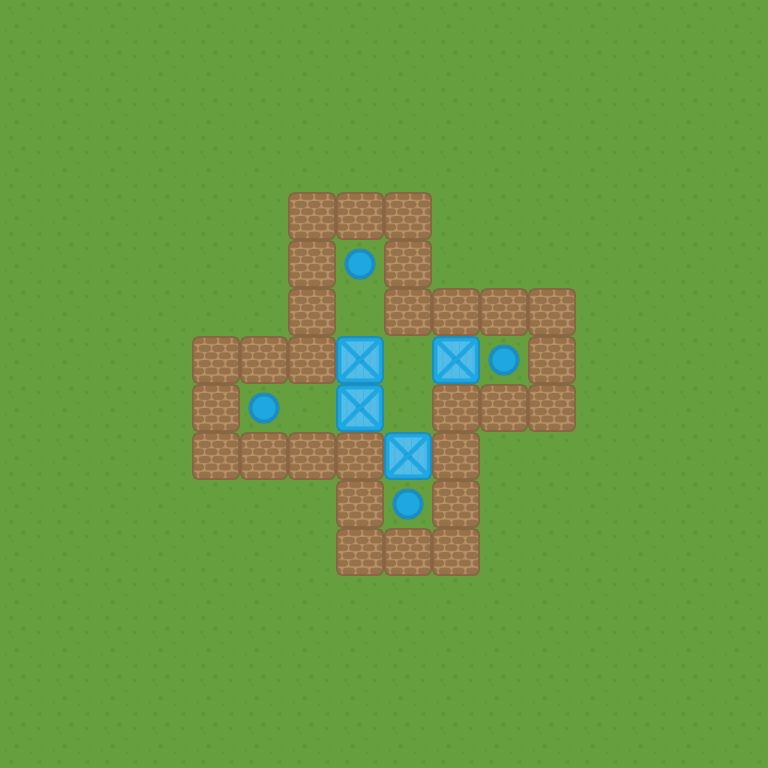

A 2D game scene composited from a Tiled map and its tileset images. What follows is a short description and the map's XML, with every tile layer's data as written:
An orthogonal 16x16 tile map with 48x48 px tiles, 4 tile layers (ground, wall, ball, box) and 1 object (player).

<map version="1.10" tiledversion="1.10.1" orientation="orthogonal" renderorder="right-down" width="16" height="16" tilewidth="48" tileheight="48" infinite="0" nextlayerid="7" nextobjectid="2">
 <tileset firstgid="1" source="mapsprite.tsx" />
 <layer id="1" name="ground" width="16" height="16">
  <data encoding="csv">
5,5,5,5,5,5,5,5,5,5,5,5,5,5,5,5,
5,5,5,5,5,5,5,5,5,5,5,5,5,5,5,5,
5,5,5,5,5,5,5,5,5,5,5,5,5,5,5,5,
5,5,5,5,5,5,5,5,5,5,5,5,5,5,5,5,
5,5,5,5,5,5,5,5,5,5,5,5,5,5,5,5,
5,5,5,5,5,5,5,5,5,5,5,5,5,5,5,5,
5,5,5,5,5,5,5,5,5,5,5,5,5,5,5,5,
5,5,5,5,5,5,5,5,5,5,5,5,5,5,5,5,
5,5,5,5,5,5,5,5,5,5,5,5,5,5,5,5,
5,5,5,5,5,5,5,5,5,5,5,5,5,5,5,5,
5,5,5,5,5,5,5,5,5,5,5,5,5,5,5,5,
5,5,5,5,5,5,5,5,5,5,5,5,5,5,5,5,
5,5,5,5,5,5,5,5,5,5,5,5,5,5,5,5,
5,5,5,5,5,5,5,5,5,5,5,5,5,5,5,5,
5,5,5,5,5,5,5,5,5,5,5,5,5,5,5,5,
5,5,5,5,5,5,5,5,5,5,5,5,5,5,5,5
</data>
 </layer>
 <layer id="2" name="wall" width="16" height="16">
  <data encoding="csv">
0,0,0,0,0,0,0,0,0,0,0,0,0,0,0,0,
0,0,0,0,0,0,0,0,0,0,0,0,0,0,0,0,
0,0,0,0,0,0,0,0,0,0,0,0,0,0,0,0,
0,0,0,0,0,0,0,0,0,0,0,0,0,0,0,0,
0,0,0,0,0,0,3,3,3,0,0,0,0,0,0,0,
0,0,0,0,0,0,3,0,3,0,0,0,0,0,0,0,
0,0,0,0,0,0,3,0,3,3,3,3,0,0,0,0,
0,0,0,0,3,3,3,0,0,0,0,3,0,0,0,0,
0,0,0,0,3,0,0,0,0,3,3,3,0,0,0,0,
0,0,0,0,3,3,3,3,0,3,0,0,0,0,0,0,
0,0,0,0,0,0,0,3,0,3,0,0,0,0,0,0,
0,0,0,0,0,0,0,3,3,3,0,0,0,0,0,0,
0,0,0,0,0,0,0,0,0,0,0,0,0,0,0,0,
0,0,0,0,0,0,0,0,0,0,0,0,0,0,0,0,
0,0,0,0,0,0,0,0,0,0,0,0,0,0,0,0,
0,0,0,0,0,0,0,0,0,0,0,0,0,0,0,0
</data>
 </layer>
 <layer id="3" name="ball" width="16" height="16">
  <data encoding="csv">
0,0,0,0,0,0,0,0,0,0,0,0,0,0,0,0,
0,0,0,0,0,0,0,0,0,0,0,0,0,0,0,0,
0,0,0,0,0,0,0,0,0,0,0,0,0,0,0,0,
0,0,0,0,0,0,0,0,0,0,0,0,0,0,0,0,
0,0,0,0,0,0,0,0,0,0,0,0,0,0,0,0,
0,0,0,0,0,0,0,1,0,0,0,0,0,0,0,0,
0,0,0,0,0,0,0,0,0,0,0,0,0,0,0,0,
0,0,0,0,0,0,0,0,0,0,1,0,0,0,0,0,
0,0,0,0,0,1,0,0,0,0,0,0,0,0,0,0,
0,0,0,0,0,0,0,0,0,0,0,0,0,0,0,0,
0,0,0,0,0,0,0,0,1,0,0,0,0,0,0,0,
0,0,0,0,0,0,0,0,0,0,0,0,0,0,0,0,
0,0,0,0,0,0,0,0,0,0,0,0,0,0,0,0,
0,0,0,0,0,0,0,0,0,0,0,0,0,0,0,0,
0,0,0,0,0,0,0,0,0,0,0,0,0,0,0,0,
0,0,0,0,0,0,0,0,0,0,0,0,0,0,0,0
</data>
 </layer>
 <layer id="4" name="box" width="16" height="16">
  <data encoding="csv">
0,0,0,0,0,0,0,0,0,0,0,0,0,0,0,0,
0,0,0,0,0,0,0,0,0,0,0,0,0,0,0,0,
0,0,0,0,0,0,0,0,0,0,0,0,0,0,0,0,
0,0,0,0,0,0,0,0,0,0,0,0,0,0,0,0,
0,0,0,0,0,0,0,0,0,0,0,0,0,0,0,0,
0,0,0,0,0,0,0,0,0,0,0,0,0,0,0,0,
0,0,0,0,0,0,0,0,0,0,0,0,0,0,0,0,
0,0,0,0,0,0,0,2,0,2,0,0,0,0,0,0,
0,0,0,0,0,0,0,2,0,0,0,0,0,0,0,0,
0,0,0,0,0,0,0,0,2,0,0,0,0,0,0,0,
0,0,0,0,0,0,0,0,0,0,0,0,0,0,0,0,
0,0,0,0,0,0,0,0,0,0,0,0,0,0,0,0,
0,0,0,0,0,0,0,0,0,0,0,0,0,0,0,0,
0,0,0,0,0,0,0,0,0,0,0,0,0,0,0,0,
0,0,0,0,0,0,0,0,0,0,0,0,0,0,0,0,
0,0,0,0,0,0,0,0,0,0,0,0,0,0,0,0
</data>
 </layer>
 <objectgroup id="6" name="player">
  <object id="1" name="player" x="384" y="384" width="48" height="48" />
 </objectgroup>
</map>
